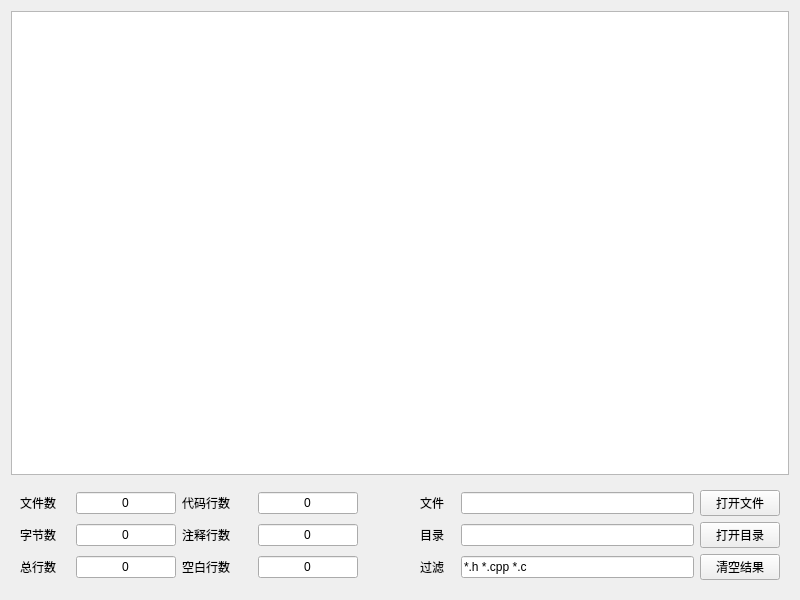
<?xml version="1.0" encoding="UTF-8"?>
<ui version="4.0">
 <class>statistics</class>
 <widget class="QWidget" name="statistics">
  <property name="geometry">
   <rect>
    <x>0</x>
    <y>0</y>
    <width>800</width>
    <height>600</height>
   </rect>
  </property>
  <property name="windowTitle">
   <string>statistics</string>
  </property>
  <layout class="QVBoxLayout" name="verticalLayout">
   <item>
    <widget class="QTableWidget" name="tbw_show_message"/>
   </item>
   <item>
    <widget class="QWidget" name="widget" native="true">
     <layout class="QGridLayout" name="gridLayout">
      <item row="0" column="7">
       <widget class="QPushButton" name="pbn_open_file">
        <property name="minimumSize">
         <size>
          <width>80</width>
          <height>0</height>
         </size>
        </property>
        <property name="maximumSize">
         <size>
          <width>80</width>
          <height>16777215</height>
         </size>
        </property>
        <property name="text">
         <string>打开文件</string>
        </property>
       </widget>
      </item>
      <item row="1" column="2">
       <widget class="QLabel" name="label_5">
        <property name="minimumSize">
         <size>
          <width>70</width>
          <height>0</height>
         </size>
        </property>
        <property name="maximumSize">
         <size>
          <width>70</width>
          <height>16777215</height>
         </size>
        </property>
        <property name="text">
         <string>注释行数</string>
        </property>
       </widget>
      </item>
      <item row="2" column="7">
       <widget class="QPushButton" name="pbn_clear_result">
        <property name="minimumSize">
         <size>
          <width>80</width>
          <height>0</height>
         </size>
        </property>
        <property name="maximumSize">
         <size>
          <width>80</width>
          <height>16777215</height>
         </size>
        </property>
        <property name="text">
         <string>清空结果</string>
        </property>
       </widget>
      </item>
      <item row="0" column="2">
       <widget class="QLabel" name="label_4">
        <property name="minimumSize">
         <size>
          <width>70</width>
          <height>0</height>
         </size>
        </property>
        <property name="maximumSize">
         <size>
          <width>70</width>
          <height>16777215</height>
         </size>
        </property>
        <property name="text">
         <string>代码行数</string>
        </property>
       </widget>
      </item>
      <item row="2" column="2">
       <widget class="QLabel" name="label_6">
        <property name="minimumSize">
         <size>
          <width>70</width>
          <height>0</height>
         </size>
        </property>
        <property name="maximumSize">
         <size>
          <width>70</width>
          <height>16777215</height>
         </size>
        </property>
        <property name="text">
         <string>空白行数</string>
        </property>
       </widget>
      </item>
      <item row="0" column="6">
       <widget class="QLineEdit" name="le_file_name">
        <property name="text">
         <string/>
        </property>
        <property name="alignment">
         <set>Qt::AlignCenter</set>
        </property>
        <property name="readOnly">
         <bool>true</bool>
        </property>
       </widget>
      </item>
      <item row="0" column="0">
       <widget class="QLabel" name="label">
        <property name="maximumSize">
         <size>
          <width>50</width>
          <height>16777215</height>
         </size>
        </property>
        <property name="text">
         <string>文件数</string>
        </property>
       </widget>
      </item>
      <item row="1" column="0">
       <widget class="QLabel" name="label_2">
        <property name="minimumSize">
         <size>
          <width>50</width>
          <height>0</height>
         </size>
        </property>
        <property name="maximumSize">
         <size>
          <width>50</width>
          <height>16777215</height>
         </size>
        </property>
        <property name="text">
         <string>字节数</string>
        </property>
       </widget>
      </item>
      <item row="0" column="5">
       <widget class="QLabel" name="label_7">
        <property name="minimumSize">
         <size>
          <width>35</width>
          <height>0</height>
         </size>
        </property>
        <property name="maximumSize">
         <size>
          <width>35</width>
          <height>16777215</height>
         </size>
        </property>
        <property name="text">
         <string>文件</string>
        </property>
       </widget>
      </item>
      <item row="1" column="3">
       <widget class="QLineEdit" name="le_line_note">
        <property name="maximumSize">
         <size>
          <width>100</width>
          <height>16777215</height>
         </size>
        </property>
        <property name="text">
         <string>0</string>
        </property>
        <property name="alignment">
         <set>Qt::AlignCenter</set>
        </property>
        <property name="readOnly">
         <bool>true</bool>
        </property>
       </widget>
      </item>
      <item row="0" column="3">
       <widget class="QLineEdit" name="le_line_code">
        <property name="maximumSize">
         <size>
          <width>100</width>
          <height>16777215</height>
         </size>
        </property>
        <property name="text">
         <string>0</string>
        </property>
        <property name="alignment">
         <set>Qt::AlignCenter</set>
        </property>
        <property name="readOnly">
         <bool>true</bool>
        </property>
       </widget>
      </item>
      <item row="1" column="6">
       <widget class="QLineEdit" name="le_catalog_name">
        <property name="text">
         <string/>
        </property>
        <property name="alignment">
         <set>Qt::AlignCenter</set>
        </property>
        <property name="readOnly">
         <bool>true</bool>
        </property>
       </widget>
      </item>
      <item row="1" column="7">
       <widget class="QPushButton" name="pbn_open_catalog">
        <property name="minimumSize">
         <size>
          <width>80</width>
          <height>0</height>
         </size>
        </property>
        <property name="maximumSize">
         <size>
          <width>80</width>
          <height>16777215</height>
         </size>
        </property>
        <property name="text">
         <string>打开目录</string>
        </property>
       </widget>
      </item>
      <item row="2" column="0">
       <widget class="QLabel" name="label_3">
        <property name="minimumSize">
         <size>
          <width>50</width>
          <height>0</height>
         </size>
        </property>
        <property name="maximumSize">
         <size>
          <width>50</width>
          <height>16777215</height>
         </size>
        </property>
        <property name="text">
         <string>总行数</string>
        </property>
       </widget>
      </item>
      <item row="1" column="1">
       <widget class="QLineEdit" name="le_num_byte">
        <property name="maximumSize">
         <size>
          <width>100</width>
          <height>16777215</height>
         </size>
        </property>
        <property name="text">
         <string>0</string>
        </property>
        <property name="alignment">
         <set>Qt::AlignCenter</set>
        </property>
        <property name="readOnly">
         <bool>true</bool>
        </property>
       </widget>
      </item>
      <item row="2" column="3">
       <widget class="QLineEdit" name="le_line_blank">
        <property name="maximumSize">
         <size>
          <width>100</width>
          <height>16777215</height>
         </size>
        </property>
        <property name="text">
         <string>0</string>
        </property>
        <property name="alignment">
         <set>Qt::AlignCenter</set>
        </property>
        <property name="readOnly">
         <bool>true</bool>
        </property>
       </widget>
      </item>
      <item row="2" column="6">
       <widget class="QLineEdit" name="le_select_type">
        <property name="text">
         <string>*.h *.cpp *.c</string>
        </property>
        <property name="alignment">
         <set>Qt::AlignLeading|Qt::AlignLeft|Qt::AlignVCenter</set>
        </property>
        <property name="readOnly">
         <bool>false</bool>
        </property>
       </widget>
      </item>
      <item row="2" column="5">
       <widget class="QLabel" name="label_9">
        <property name="minimumSize">
         <size>
          <width>35</width>
          <height>0</height>
         </size>
        </property>
        <property name="maximumSize">
         <size>
          <width>35</width>
          <height>16777215</height>
         </size>
        </property>
        <property name="text">
         <string>过滤</string>
        </property>
       </widget>
      </item>
      <item row="0" column="1">
       <widget class="QLineEdit" name="le_num_file">
        <property name="maximumSize">
         <size>
          <width>100</width>
          <height>16777215</height>
         </size>
        </property>
        <property name="text">
         <string>0</string>
        </property>
        <property name="alignment">
         <set>Qt::AlignCenter</set>
        </property>
        <property name="readOnly">
         <bool>true</bool>
        </property>
       </widget>
      </item>
      <item row="2" column="1">
       <widget class="QLineEdit" name="le_num_line">
        <property name="maximumSize">
         <size>
          <width>100</width>
          <height>16777215</height>
         </size>
        </property>
        <property name="text">
         <string>0</string>
        </property>
        <property name="alignment">
         <set>Qt::AlignCenter</set>
        </property>
        <property name="readOnly">
         <bool>true</bool>
        </property>
       </widget>
      </item>
      <item row="1" column="5">
       <widget class="QLabel" name="label_8">
        <property name="minimumSize">
         <size>
          <width>35</width>
          <height>0</height>
         </size>
        </property>
        <property name="maximumSize">
         <size>
          <width>35</width>
          <height>16777215</height>
         </size>
        </property>
        <property name="text">
         <string>目录</string>
        </property>
       </widget>
      </item>
      <item row="0" column="4">
       <widget class="QLabel" name="lbl_percent_code_row">
        <property name="text">
         <string/>
        </property>
       </widget>
      </item>
      <item row="1" column="4">
       <widget class="QLabel" name="lbl_percent_note_row">
        <property name="text">
         <string/>
        </property>
       </widget>
      </item>
      <item row="2" column="4">
       <widget class="QLabel" name="lbl_percent_blank_row">
        <property name="minimumSize">
         <size>
          <width>50</width>
          <height>0</height>
         </size>
        </property>
        <property name="text">
         <string/>
        </property>
       </widget>
      </item>
     </layout>
    </widget>
   </item>
  </layout>
 </widget>
 <resources/>
 <connections/>
</ui>
